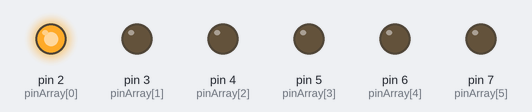
Bench run of a sketch on a simulated Arduino Uno, built with avr-gcc and run on an emulated ATmega328P. On the bench: output pins drawn as LEDs (lit = HIGH).

Above: at 0.05 s.
At 1.45 s:
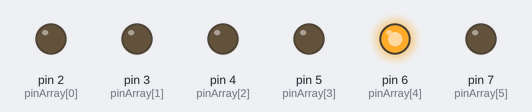
At 2.05 s:
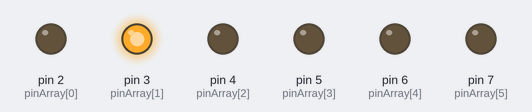
At 2.75 s:
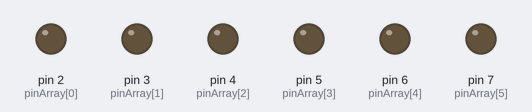
At 4.25 s:
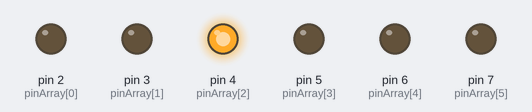
At 5.45 s:
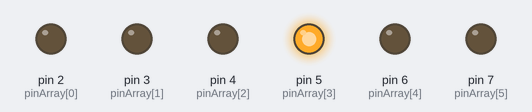
Timing chart, 0 to 5.8 s (numbered marks = the images above):
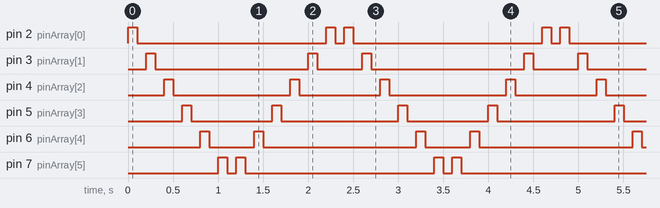

The sketch:

Ejercicio17-CocheFantastico_2.ino
```cpp
/* Knight Rider 2
   --------------

   Reducing the amount of code using for(;;).


   (cleft) 2005 K3, Malmo University
   @author: David Cuartielles
   @hardware: David Cuartielles, Aaron Hallborg
*/

int pinArray[] = {2, 3, 4, 5, 6, 7};
int count = 0;
int timer = 100;

void setup() {
  // we make all the declarations at once
  for (count = 0; count < 6; count++) {
    pinMode(pinArray[count], OUTPUT);
  }
}

void loop() {
  //timer = analogRead(A0);	//El valor leido por analog read es el temporizador
  for (count = 0; count < 6; count++) {
    //timer = analogRead(A0);
    digitalWrite(pinArray[count], HIGH);
    delay(timer);
    digitalWrite(pinArray[count], LOW);
    delay(timer);
  }
  for (count = 5; count >= 0; count--) {
    //timer = analogRead(A0);
    digitalWrite(pinArray[count], HIGH);
    delay(timer);
    digitalWrite(pinArray[count], LOW);
    delay(timer);
  }
}
```

Measured:
- by itself, pin 2 (pinArray[0]): repeats every 2.4 s: LOW 2.1 s, HIGH 0.10 s, LOW 0.10 s, HIGH 0.10 s
- by itself, pin 3 (pinArray[1]): repeats every 2.4 s: LOW 1.7 s, HIGH 0.10 s, LOW 0.50 s, HIGH 0.10 s
- by itself, pin 4 (pinArray[2]): repeats every 2.4 s: LOW 1.3 s, HIGH 0.10 s, LOW 0.90 s, HIGH 0.10 s
- by itself, pin 5 (pinArray[3]): repeats every 2.4 s: LOW 0.90 s, HIGH 0.10 s, LOW 1.3 s, HIGH 0.10 s
- by itself, pin 6 (pinArray[4]): repeats every 2.4 s: LOW 0.50 s, HIGH 0.10 s, LOW 1.7 s, HIGH 0.10 s
- by itself, pin 7 (pinArray[5]): repeats every 2.4 s: LOW 0.10 s, HIGH 0.10 s, LOW 2.1 s, HIGH 0.10 s
